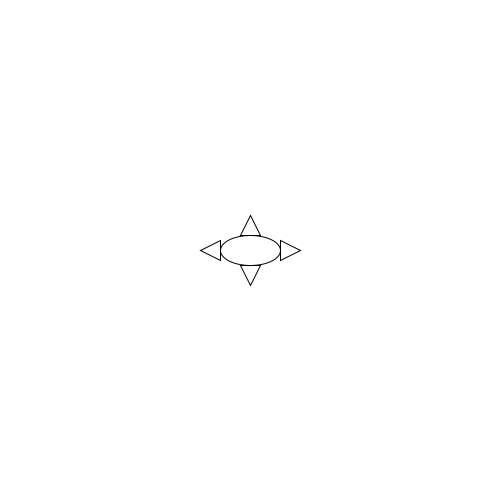
Frame 1 (no input)
Frame 60 (the mouse pressed at the canvas centre just before this capture): identical to frame 1, image omitted
Frame 120 (the mouse held since frame 60 and released just before this capture): identical to frame 1, image omitted

The Processing sketch that drew this single still picture (run headless with seeded random() and noise(); from frame 60 on, the mouse is pressed at the canvas centre):

// Processing sketch: Level2Boss
// ── Level2Boss.pde
Triangle t1,t2,t3;
boolean release;
float a,b,x,y;
Boss defeat;
void setup(){
  size(500,500);
  a = 60;b = 30;x=250;y=250;
  Ts.add(new Triangle(x-10,y+b/2,x+10,y+b/2,x,y+20+b/2,0,-1));
  Ts.add(new Triangle(x-10,y-b/2,x+10,y-b/2,x,y-20-b/2,0,1));
  Ts.add(new Triangle(x-a/2,y-10,x-a/2,y+10,x-20-a/2,y,-1,0));
  Ts.add(new Triangle(x+a/2,y-10,x+a/2,y+10,x+20+a/2,y,1,0));
  defeat = new Boss(Ts,x,y,a,b);
  release = false;
}
ArrayList<Bullet> shapes = new ArrayList<Bullet>();
ArrayList<Triangle> Ts = new ArrayList<Triangle>();
void draw(){
  background(255);
  defeat.display();
  defeat.move();
  fire();
  for(Bullet b: shapes){
    b.display();
    b.move();
  }
}

void fire(){
  if(keyPressed && key == 'a'){
    shapes.add(new Bullet(250,210,0));
  }
  if(keyPressed && key == 'd'){
    shapes.add(new Bullet(250,290,1));
  }
}

void keyPressed(){
  if(key == 'r'){release = true;}
}

// ── Boss.pde
class Boss{
  float x,y,a,b;
  ArrayList<Triangle> Set;
  Boss(ArrayList<Triangle> Ts, float X, float Y, float r1, float r2){
    Set = Ts; x = X; y = Y; a = r1; b = r2; 
  }
  void move(){
    if(keyPressed){
      if(keyCode == LEFT){x-=1;
      for(Triangle t: Set){t.move();}
    }
      else if(keyCode == RIGHT){x+=1;
      for(Triangle t: Set){t.move();}
    }
      else if(keyCode == UP){y -=1;}
      else if(keyCode == DOWN){y+=1;}
    }
  }
  void display(){
    ellipse(x,y,a,b);
    for(Triangle t: Set){
    t.display();
    if(release){t.drop();}
  }
  }
}

// ── Bullet.pde
class Bullet{
  float x,y,type;
  Bullet(float X, float Y, float Type){
    x = X; y = Y;type = Type;
  }
  void move(){
    if(type == 0){y -= 1;}
    else if(type == 1){y += 1;}
  }
  void display(){
    rect(x,y,10,10);
  }
}

// ── Triangle.pde
class Triangle{
  float x1,y1,x2,y2,x3,y3,typex,typey;
  Triangle(float X1,float Y1,float X2,float Y2,float X3,float Y3,float Typex,float Typey){
    x1 = X1;y1 = Y1;x2 = X2;y2 = Y2;x3 = X3;y3 = Y3;typex = Typex;typey = Typey;
  }
  void display(){
    triangle(x1,y1,x2,y2,x3,y3);
  }
  void drop(){
    y1 -= typey;
    y2 -= typey;
    y3 -= typey;
    x1 += typex;
    x2 += typex;
    x3 += typex;
  }
  void move(){
    if(keyPressed){
      if(keyCode == LEFT && typex == -1 && typey == 0){
        x1 -=1;x2-=1;x3-=1;
      }
      if(keyCode == RIGHT && typex == 1 && typey == 0){
        x1 +=1;x2+=1;x3+=1;
      }
    }
  }
}
